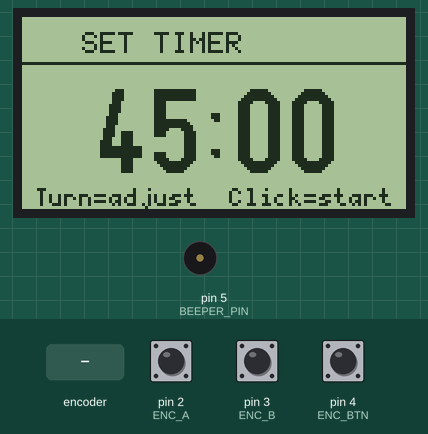
The sketch below on a simulated Arduino Uno, built with avr-gcc and run on an emulated ATmega328P. On the bench: 128×64 one-colour display, buzzer (waves = sounding). Inputs (shaded band) come from the test bench; at power-on: pin 4 (ENC_BTN) HIGH, pin 2 (ENC_A) HIGH, pin 3 (ENC_B) HIGH.

Above: at 1.3 s.
1.4 s: pin 4 (ENC_BTN) pulled LOW for 0.15 s
At 1.8 s:
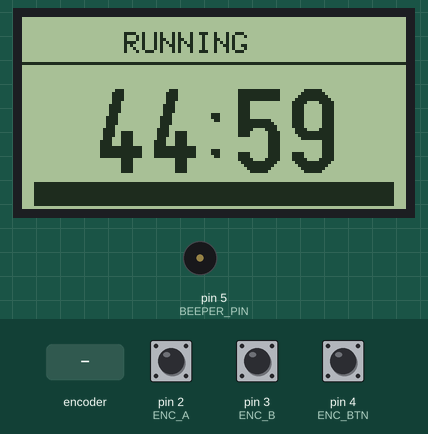
4.5 s: pin 4 (ENC_BTN) pulled LOW for 0.15 s
At 5.5 s:
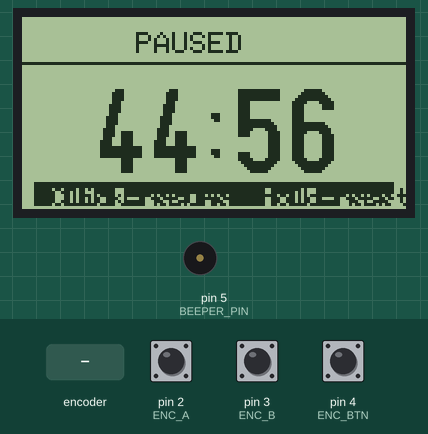
6.2 s: pin 4 (ENC_BTN) pulled LOW for 1 s
At 8.5 s:
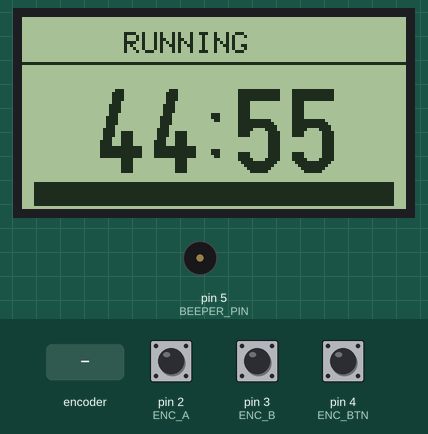
8.7 s: pin 4 (ENC_BTN) pulled LOW for 3.2 s
At 10.2 s:
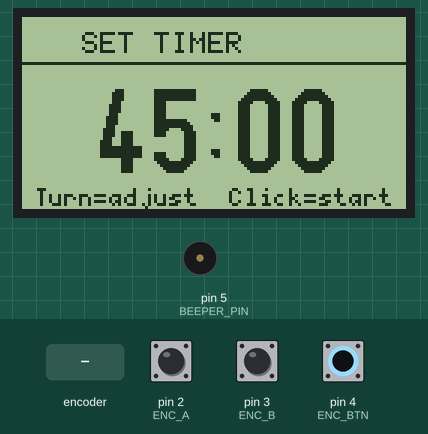
13.4 s: rotary encoder on pin 2 (ENC_A) / pin 3 (ENC_B) turned 3 steps (first pin leading)
At 15.1 s:
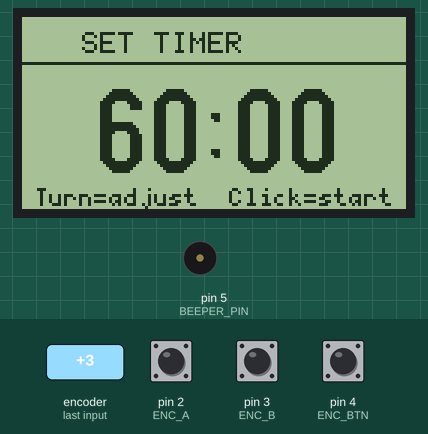
15.5 s: rotary encoder on pin 2 (ENC_A) / pin 3 (ENC_B) turned 1 step (first pin leading)
At 16.5 s:
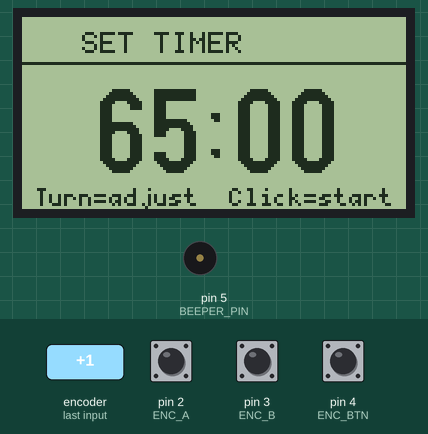
Timing chart, 0 to 18.2 s (numbered marks = the images above; inputs shaded):
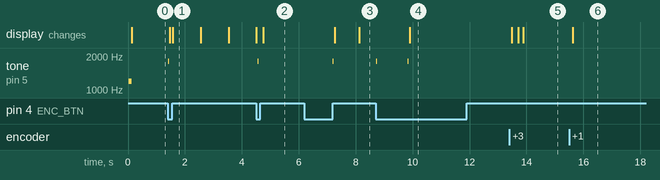

Measured:
- after the input at 1.4 s, tone on pin 5 (BEEPER_PIN): silent → 1800 Hz at once, → silent 0.03 s later; the display: first changes after 0.07 s (image 1 shows a later state)
- after the input at 4.5 s, tone on pin 5 (BEEPER_PIN): silent → 1800 Hz after 0.06 s, → silent 0.03 s later; the display: first differs from a run without the input after 0.25 s (image 2)
- after the input at 6.2 s, tone on pin 5 (BEEPER_PIN): silent → 1800 Hz after 1.0 s, → silent 0.03 s later; the display: first changes after 1.1 s (image 3 shows a later state)
- after the input at 8.7 s, tone on pin 5 (BEEPER_PIN): alternates 1800 Hz for 0.03 s and silent for 1.1 s, 4 changes in all, then stays silent, starting at once; the display: changes after 1.2 s (image 4)
- after the input at 13.4 s, the display: first changes after 0.08 s (image 5 shows a later state)
- after the input at 15.5 s, the display: changes after 0.12 s (image 6)
- what the display in image 1 shows lasts 1.0 s, from 1.6 s to 2.6 s

The sketch:

task_timer.ino
```cpp
/*
 * Task Timer — ST7920 Ender 3 Display (EXP3 SPI)
 *
 * Wiring (EXP3 → Arduino Uno):
 *   Brown  (5V)            → 5V
 *   Black  (GND)           → GND
 *   Grey   (Chip Select)   → D10
 *   Blue   (Data/MOSI)     → D11
 *   Green  (Clock)         → D13
 *   Yellow (Knob Rot 1)    → D2
 *   Orange (Knob Rot 2)    → D3
 *   Purple (Knob Button)   → D4
 *   Red    (Beeper)        → D5
 *
 * Libraries needed:
 *   - U8g2 (install via Arduino Library Manager)
 */

#include <U8g2lib.h>

// --- Pin Definitions ---
#define CLK_PIN     13
#define MOSI_PIN    11
#define CS_PIN      10
#define ENC_A       2
#define ENC_B       3
#define ENC_BTN     4
#define BEEPER_PIN  5

// --- Display ---
U8G2_ST7920_128X64_F_SW_SPI u8g2(U8G2_R0, CLK_PIN, MOSI_PIN, CS_PIN);

// --- Timer States ---
enum State { SETTING, RUNNING, PAUSED, DONE };
State state = SETTING;

// --- Timer Variables ---
int setMinutes = 45;
int setSeconds = 0;
long remainingMs = 0;
long lastTick = 0;

// --- Encoder Variables ---
volatile int encDelta = 0;
int lastEncA = HIGH;

// --- Button Variables ---
bool lastBtnState = HIGH;
unsigned long lastBtnTime = 0;
#define DEBOUNCE_MS 50

// --- Beeper ---
bool beeped = false;

// =====================
//   ENCODER INTERRUPT
// =====================
void encoderISR() {
  int a = digitalRead(ENC_A);
  int b = digitalRead(ENC_B);
  if (a != lastEncA) {
    if (b != a) encDelta++;
    else         encDelta--;
    lastEncA = a;
  }
}

// =====================
//   BEEPER HELPERS
// =====================
void beep(int freq, int duration) {
  tone(BEEPER_PIN, freq, duration);
}

void beepDone() {
  // Three short beeps
  for (int i = 0; i < 3; i++) {
    tone(BEEPER_PIN, 1000, 150);
    delay(300);
  }
}

void beepClick() {
  tone(BEEPER_PIN, 1800, 30);
}

// =====================
//   DRAW FUNCTIONS
// =====================
void drawSetting() {
  u8g2.clearBuffer();

  // Title
  u8g2.setFont(u8g2_font_6x10_tf);
  u8g2.drawStr(20, 12, "SET TIMER");
  u8g2.drawHLine(0, 15, 128);

  // Big time display
  char buf[10];
  sprintf(buf, "%02d:%02d", setMinutes, setSeconds);
  u8g2.setFont(u8g2_font_logisoso28_tf);
  u8g2.drawStr(24, 52, buf);

  // Instructions
  u8g2.setFont(u8g2_font_5x7_tf);
  u8g2.drawStr(4, 63, "Turn=adjust  Click=start");

  u8g2.sendBuffer();
}

void drawRunning(long ms, bool paused) {
  u8g2.clearBuffer();

  int totalSecs = ms / 1000;
  int mins = totalSecs / 60;
  int secs = totalSecs % 60;

  // Title
  u8g2.setFont(u8g2_font_6x10_tf);
  if (paused) {
    u8g2.drawStr(38, 12, "PAUSED");
  } else {
    u8g2.drawStr(34, 12, "RUNNING");
  }
  u8g2.drawHLine(0, 15, 128);

  // Big time
  char buf[10];
  sprintf(buf, "%02d:%02d", mins, secs);
  u8g2.setFont(u8g2_font_logisoso28_tf);
  u8g2.drawStr(24, 52, buf);

  // Progress bar
  int totalSet = (setMinutes * 60 + setSeconds) * 1000;
  int barWidth = 0;
  if (totalSet > 0) {
    barWidth = map(ms, 0, totalSet, 0, 120);
    barWidth = constrain(barWidth, 0, 120);
  }
  u8g2.drawFrame(4, 55, 120, 8);
  u8g2.drawBox(4, 55, barWidth, 8);

  // Instructions
  u8g2.setFont(u8g2_font_5x7_tf);
  if (paused) {
    u8g2.drawStr(10, 63, "Click=resume  Hold=reset");
  }

  u8g2.sendBuffer();
}

void drawDone() {
  u8g2.clearBuffer();

  u8g2.setFont(u8g2_font_6x10_tf);
  u8g2.drawStr(34, 12, "DONE!");
  u8g2.drawHLine(0, 15, 128);

  u8g2.setFont(u8g2_font_logisoso28_tf);
  u8g2.drawStr(30, 50, "00:00");

  u8g2.setFont(u8g2_font_5x7_tf);
  u8g2.drawStr(16, 63, "Click to set new timer");

  u8g2.sendBuffer();
}

// =====================
//   BUTTON READ
// =====================
bool buttonPressed() {
  bool reading = digitalRead(ENC_BTN);
  if (reading == LOW && lastBtnState == HIGH) {
    if (millis() - lastBtnTime > DEBOUNCE_MS) {
      lastBtnTime = millis();
      lastBtnState = reading;
      return true;
    }
  }
  lastBtnState = reading;
  return false;
}

// =====================
//   SETUP
// =====================
void setup() {
  pinMode(ENC_A,    INPUT_PULLUP);
  pinMode(ENC_B,    INPUT_PULLUP);
  pinMode(ENC_BTN,  INPUT_PULLUP);
  pinMode(BEEPER_PIN, OUTPUT);

  attachInterrupt(digitalPinToInterrupt(ENC_A), encoderISR, CHANGE);

  u8g2.begin();
  u8g2.setContrast(200);

  beep(1200, 100);  // startup beep
  drawSetting();
}

// =====================
//   LOOP
// =====================
void loop() {
  bool clicked = buttonPressed();

  // --- SETTING STATE ---
  if (state == SETTING) {
    if (encDelta != 0) {
      int totalSecs = setMinutes * 60 + setSeconds;
      totalSecs += encDelta * 300;  // 5 minute increments
      totalSecs = constrain(totalSecs, 300, 5999); // 5min min, ~99min max
      setMinutes = totalSecs / 60;
      setSeconds = totalSecs % 60;
      encDelta = 0;
      drawSetting();
    }
    if (clicked) {
      beepClick();
      remainingMs = (long)(setMinutes * 60 + setSeconds) * 1000L;
      lastTick = millis();
      beeped = false;
      state = RUNNING;
      drawRunning(remainingMs, false);
    }
  }

  // --- RUNNING STATE ---
  else if (state == RUNNING) {
    long now = millis();
    long elapsed = now - lastTick;
    lastTick = now;
    remainingMs -= elapsed;

    if (remainingMs <= 0) {
      remainingMs = 0;
      state = DONE;
      if (!beeped) {
        beepDone();
        beeped = true;
      }
      drawDone();
      return;
    }

    if (clicked) {
      beepClick();
      state = PAUSED;
    }

    drawRunning(remainingMs, false);
  }

  // --- PAUSED STATE ---
  else if (state == PAUSED) {
    // Check for long press to reset (hold ~1 second)
    if (digitalRead(ENC_BTN) == LOW) {
      unsigned long holdStart = millis();
      while (digitalRead(ENC_BTN) == LOW) {
        if (millis() - holdStart > 1000) {
          // Reset to setting
          beepClick();
          state = SETTING;
          encDelta = 0;
          drawSetting();
          return;
        }
      }
      // Short press = resume
      beepClick();
      lastTick = millis();
      state = RUNNING;
      return;
    }
    drawRunning(remainingMs, true);
  }

  // --- DONE STATE ---
  else if (state == DONE) {
    if (clicked) {
      beepClick();
      state = SETTING;
      encDelta = 0;
      drawSetting();
    }
  }

  encDelta = 0;
  delay(50);
}
```
